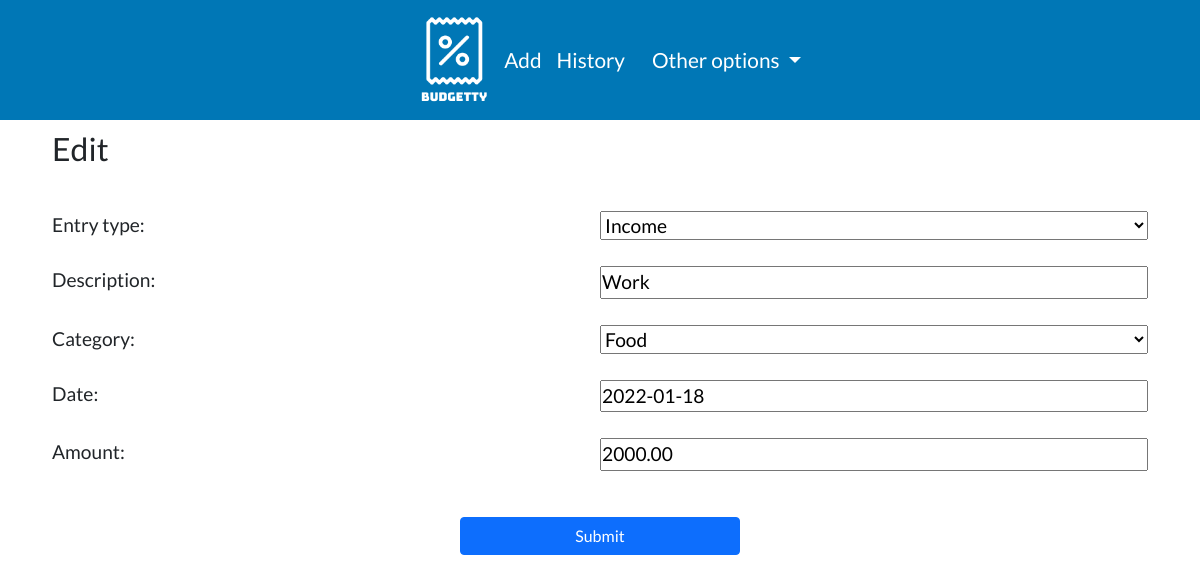
The app's page /entries/edit/10 (signed in), older data.
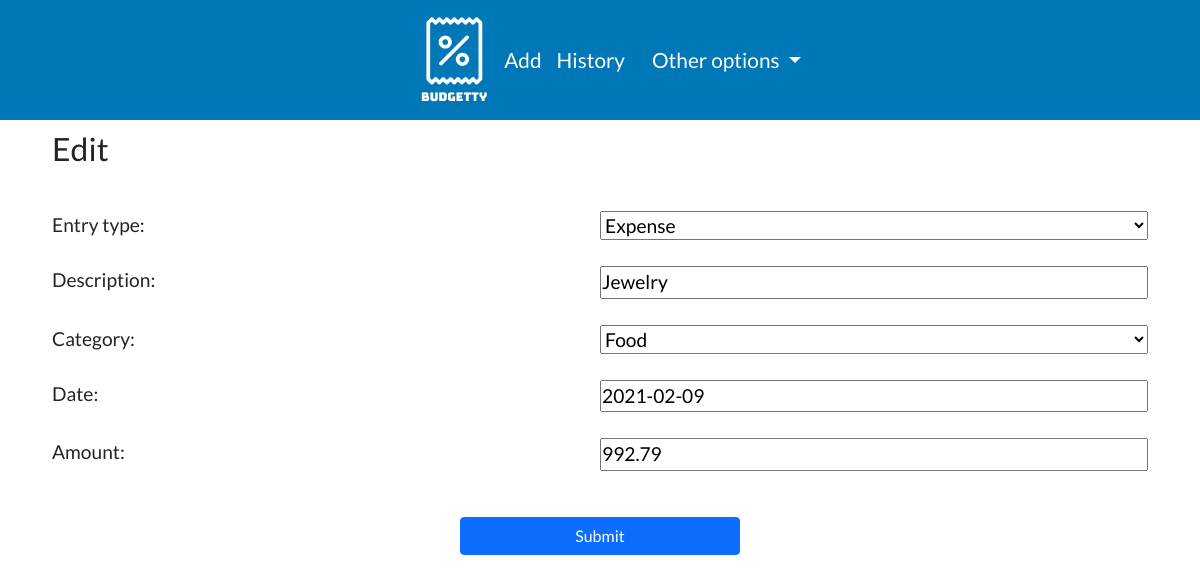
The same page, newer data.
### entries/models.py (models this page shows, shortened)
class Entry(models.Model):
    username = models.CharField(max_length=50, default="User")
    entry_type = models.CharField(max_length=50, choices=ENTRY_TYPE_CHOICES, default="income")
    description = models.CharField(max_length=120)
    category = models.CharField(max_length=60, choices=CATEGORY_CHOICES, default="food")
    date = models.DateField()
    amount = models.DecimalField(max_digits=20,decimal_places=2)

### entries/views/add_edit_view.py (the view)
# urls.py: path("entries/edit/<pk>", add_edit_view.EntryEditView.as_view(), name="edit"),
class EntryEditView(LoginRequiredMixin, UpdateView):
    login_url = "/login"
    redirect_field_name = "login"
    template_name = 'entries/edit.html'
    model = Entry
    fields = ['entry_type', "description", "category", "date", "amount"]
    success_url = "/entries"

### entries/templates/entries/edit.html (shortened to what this page needs)
{% extends "parent.html" %}
{% load static %}
{% block title %}
    <link rel="stylesheet" href="{% static 'styles/add_edit.css' %}">
{% endblock %}
{% block content %}
<div class="container-sm">
    <h1 class="page_title display_mobile">Edit</h1>
    <br>
    <form method="post" >
        <div class="form_container">
            {{ form.as_p }}
            <button type="submit" class="btn btn-primary" id="submit_button">Submit</button>
        </div>
    </form>
    </div>
{% endblock %}

### templates/parent.html (shortened to what this page needs)
{% load static %}
<!DOCTYPE html>
<html lang="en">
    <head>
        {% block title %}
        {% endblock %}
        <link href="https://cdn.jsdelivr.net/npm/bootstrap@5.1.3/dist/css/bootstrap.min.css" rel="stylesheet">
        <link rel="stylesheet" href="{% static 'styles/base.css' %}">
        <link rel="stylesheet" href="{% static 'styles/header.css' %}">
    </head>
<body>
    <header >
        <ul class="nav_list">
            <li class="nav_list--item ">
              <img id="logo" src="{% static 'img/logo.png' %}" alt="Logo">
            </li>
            <li class="nav_list--item ">
              <a class="" href="/entries/new" style="color: white; ">Add</a>
            </li>
            <li class="nav_list--item ">
              <a class="" href="/entries" style="color: white; ">History</a>
            </li>
            <div class="dropdown filter_by_type_dropdown nav_list--item ">
              <button
              style="
              color: white  ;
              background-color: transparent ;
              font-size: 1.3rem ;
              border: none;"
              id="dropdown_nav_button" class="btn btn-secondary dropdown-toggle" type="button" id="dropdownMenuButton1" data-bs-toggle="dropdown" aria-expanded="false">
                Other options
              </button>
            </div>
          </ul>
    </header>
    {% block content %}
    {% endblock %}
</body>
</html>

### static/styles/add_edit.css (style rules this page uses)
.form_container p { font-size: 1.2rem; display: grid; grid-template-columns: 1fr 1fr; grid-template-rows: 1fr; }
.form_container { display: flex; flex-direction: column; row-gap: 10px; }
.form_container { margin: 10px; }
#submit_button { align-self: center; width: 280px; margin-top: 20px; }

### static/styles/base.css (style rules this page uses)
* { box-sizing: border-box; padding:0; margin:0; }
body { font-size: 62.5%; width:100%; font-family: "Lato", "Roboto", "Monserrat", sans-serif; }
.page_title { font-size: 2rem; padding: 10px; }

### static/styles/header.css (style rules this page uses)
header { background-color: #0077B6; color: white; width: 100%; }
header .nav_list { display: inline-flex; width: 100%; flex-wrap: nowrap; justify-content: center; align-items: center; gap: 15px ; padding-top: 15px; }
#logo { width: 70px; }
.nav_list--item { list-style: none; }
.nav_list--item a { text-decoration: none; font-size: 1.3rem; }
#dropdown_nav_button { color: white ; font-size:x-large ; background-color: transparent ; border: none; }

Row changes from the older to the newer data that the page shows:
changed Entry "Food": entry_type "Income" → "Expense"; description "Work" → "Jewelry"; date "2022-01-18" → "2021-02-09"; amount "2000.00" → "992.79"
